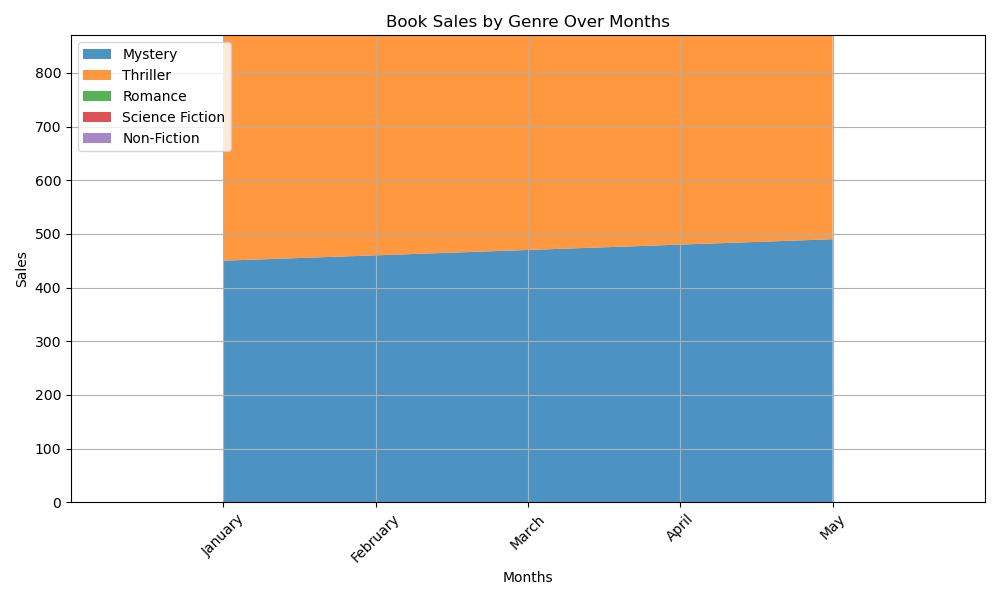

Recreate this plot in Python.

import matplotlib.pyplot as plt

# Data from the provided chart table
data = [
    {'Month': 'January', 'Mystery': 450, 'Thriller': 520, 'Romance': 730, 'Science Fiction': 480, 'Non-Fiction': 610},
    {'Month': 'February', 'Mystery': 460, 'Thriller': 530, 'Romance': 740, 'Science Fiction': 490, 'Non-Fiction': 620},
    {'Month': 'March', 'Mystery': 470, 'Thriller': 540, 'Romance': 750, 'Science Fiction': 500, 'Non-Fiction': 630},
    {'Month': 'April', 'Mystery': 480, 'Thriller': 550, 'Romance': 760, 'Science Fiction': 510, 'Non-Fiction': 640},
    {'Month': 'May', 'Mystery': 490, 'Thriller': 560, 'Romance': 770, 'Science Fiction': 520, 'Non-Fiction': 650}
]

# Extracting months and sales data
months = [entry['Month'] for entry in data]
mystery_sales = [entry['Mystery'] for entry in data]
thriller_sales = [entry['Thriller'] for entry in data]
romance_sales = [entry['Romance'] for entry in data]
science_fiction_sales = [entry['Science Fiction'] for entry in data]
non_fiction_sales = [entry['Non-Fiction'] for entry in data]

# Plotting the stacked area chart
plt.figure(figsize=(10, 6))
plt.stackplot(months, mystery_sales, thriller_sales, romance_sales, science_fiction_sales, non_fiction_sales, labels=['Mystery', 'Thriller', 'Romance', 'Science Fiction', 'Non-Fiction'], alpha=0.8)

# Adding title and labels
plt.title('Book Sales by Genre Over Months')
plt.xlabel('Months')
plt.ylabel('Sales')

# Adding a legend
plt.legend(loc='upper left')

# Customizing the axes with grids, limits, and ticks
plt.grid(True)
plt.xlim(-1, len(months))
plt.xticks(rotation=45)
plt.ylim(0, max(mystery_sales + thriller_sales + romance_sales + science_fiction_sales + non_fiction_sales) + 100)

# Displaying the plot
plt.tight_layout()
plt.show()
